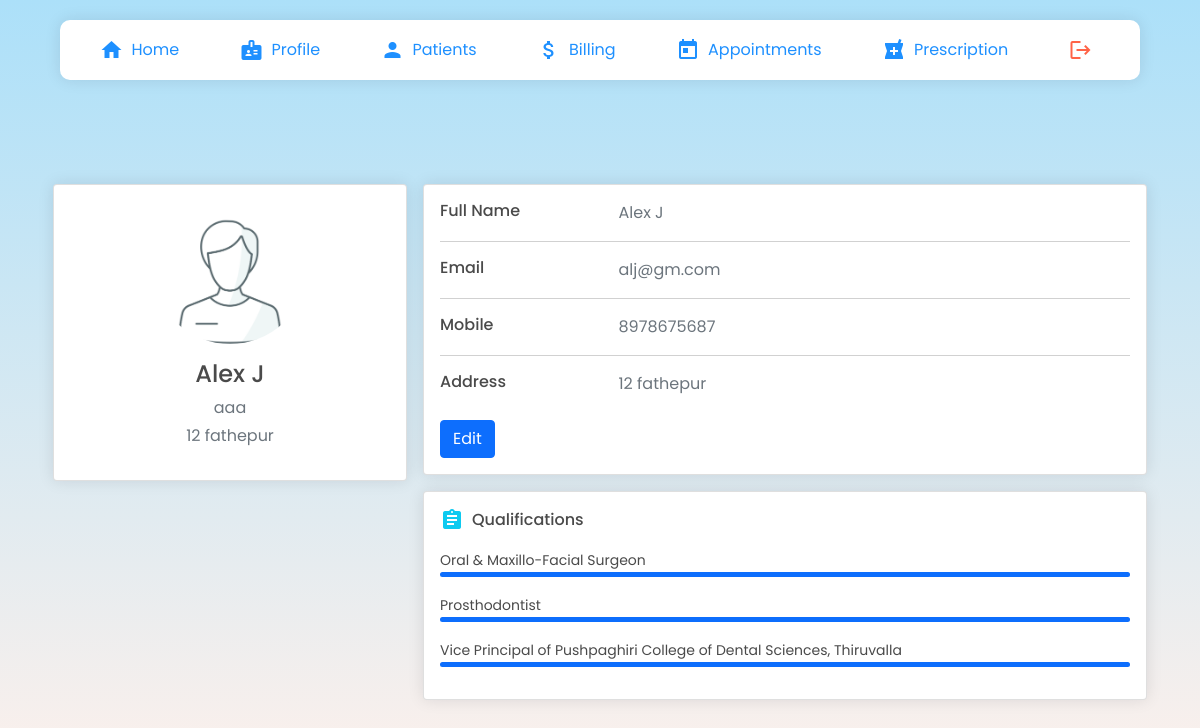
Page /doctors/profile/ (signed in) on the committed database.
### doctors/models.py (models this page shows, shortened)
class Doctors(models.Model):
    ROLE = (
			('Doctor', 'Doctor'),
			('Staff', 'Staff'),
			)
    user = models.OneToOneField(User, on_delete= models.CASCADE, primary_key= True)
    dname = models.CharField(max_length=200, null=True)
    phone = models.CharField(max_length=200, null=True)
    email = models.CharField(max_length=200, null=True)
    date_created = models.DateTimeField(auto_now_add=True, null=True)
    gender= models.CharField(max_length=200, null=True)
    role = models.CharField(max_length=200, null=True,choices=ROLE)
    specialisation = models.CharField(max_length=200, null=True)
    address= models.CharField(max_length=200, null=True)

### doctors/views.py (the view)
# urls.py: path('profile/', views.profile,name="profile"),
@login_required
def profile(request):
    doc = Doctors.objects.get(user_id=request.user)
    return render(request, 'doctors/profile.html', {'doc': doc})

### doctors/templates/doctors/profile.html (shortened to what this page needs)
{% extends "doctors/navbar.html" %} {% load static %} {% block head%}
<link
  rel="stylesheet"
  type="text/css"
  href="{% static 'css/profile.css' %}"
/>
<link href="https://cdn.jsdelivr.net/npm/bootstrap@5.1.3/dist/css/bootstrap.min.css" rel="stylesheet">
{% endblock %} {% block content %}
    <div class="doctorHomeMain">
        <div class="cards">
        <div class="container">
            <div class="main-body">
                  <div class="row gutters-sm">
                    <div class="col-md-4 mb-3">
                      <div class="card">
                        <div class="card-body">
                          <div class="d-flex flex-column align-items-center text-center">
                            <img src="{% static 'img/doctor.png' %}" alt="Admin" class="rounded-circle" width="150">
                            <div class="mt-3">
                              <h4>{{doc.dname}}</h4>
                              <p class="text-secondary mb-1">{{doc.specialisation}}</p>
                              <p class="text-muted font-size-sm">{{doc.address}}</p>
                            </div>
                          </div>
                        </div>
                      </div>
                    </div>
                    <div class="col-md-8">
                      <div class="card mb-3">
                        <div class="card-body">
                          <div class="row">
                            <div class="col-sm-3">
                              <h6 class="mb-0">Full Name</h6>
                            </div>
                            <div class="col-sm-9 text-secondary">
                              {{doc.dname}}
                            </div>
                          </div>
                          <hr>
                          <div class="row">
                            <div class="col-sm-3">
                              <h6 class="mb-0">Email</h6>
                            </div>
                            <div class="col-sm-9 text-secondary">
                              {{doc.email}}
                            </div>
                          </div>
                          <hr>
                          <div class="row">
                            <div class="col-sm-3">
                              <h6 class="mb-0">Mobile</h6>
                            </div>
                            <div class="col-sm-9 text-secondary">
                              {{doc.phone}}
                            </div>
                          </div>
                          <hr>
                          <div class="row">
                            <div class="col-sm-3">
                              <h6 class="mb-0">Address</h6>
                            </div>
                            <div class="col-sm-9 text-secondary">
                                {{doc.address}}
                            </div>
                          </div>
                          <br>
                          <a href="/doctors/profileEdit"><button class="btn btn-primary">Edit</button></a>
                        </div>
                      </div>
                      <div class="row ">
                        <div class="col-sm-12 mb-3">
                          <div class="card h-100">
                            <div class="card-body">
                              <h6 class="d-flex align-items-center mb-3"><i class="material-icons text-info mr-2">assignment</i>Qualifications</h6>
                              <small>Oral & Maxillo-Facial Surgeon</small>
                              <div class="progress mb-3" style="height: 5px">
                                <div class="progress-bar bg-primary" role="progressbar" style="width: 100%" aria-valuenow="100" aria-valuemin="0" aria-valuemax="100"></div>
                              </div>
                              <small>Prosthodontist</small>
                              <div class="progress mb-3" style="height: 5px">
                                <div class="progress-bar bg-primary" role="progressbar" style="width: 100%" aria-valuenow="100" aria-valuemin="0" aria-valuemax="100"></div>
                              </div>
                              <small>Vice Principal of Pushpaghiri College of Dental Sciences, Thiruvalla</small>
                              <div class="progress mb-3" style="height: 5px">
                                <div class="progress-bar bg-primary" role="progressbar" style="width: 100%" aria-valuenow="100" aria-valuemin="0" aria-valuemax="100"></div>
                              </div>
                            </div>
                          </div>
                        </div>
                      </div>
                    </div>
                  </div>
                </div>
            </div>
        </div>
    </body>
    {% endblock %}

### static/css/style.css (style rules this page uses)
body { margin: 0; padding: 0; box-sizing: border-box; font-family: "Poppins"; text-decoration: none; list-style-type: none; }
.doctorHomeMain { width: 100vw; min-height: 100vh; background-image: linear-gradient(to top, #fff1eb 0%, #ace0f9 100%); overflow-x: hidden; display: flex; align-items: center; justify-content: center; flex-direction: column; }

### static/css/register.css (style rules this page uses)
* { margin: 0; padding: 0; box-sizing: border-box; font-family: "Poppins", sans-serif; }
body { height: 100vh; background-image: linear-gradient(to top, #fff1eb 0%, #ace0f9 100%); overflow: auto; width: 100%; margin-top: 0%; align-items: center; justify-content: center; }

### static/css/profile.css (style rules this page uses)
body { margin: 0; padding: 0; box-sizing: border-box; font-family: "Poppins"; text-decoration: none; list-style-type: none; overflow-x: hidden; }
.doctorHomeMain { width: 100vw; min-height: 100vh; background-image: linear-gradient(to top, #fff1eb 0%, #ace0f9 100%); overflow-x: hidden; display: flex; align-items: center; justify-content: center; flex-direction: column; }
.main-body { padding: 15px; margin-top: 100px; }
.cards { width: 100%; }
.card { box-shadow: rgba(17, 17, 26, 0.1) 0px 0px 16px; }
.card { position: relative; display: flex; flex-direction: column; min-width: 0; word-wrap: break-word; background-color: #fff; background-clip: border-box; border: 0 solid rgba(0, 0, 0, 0.125); border-radius: 0.25rem; }
.card-body { flex: 1 1 auto; min-height: 1px; padding: 1rem; }
.gutters-sm { margin-right: -8px; margin-left: -8px; }
.gutters-sm > .col, .gutters-sm > [class*="col-"] { padding-right: 8px; padding-left: 8px; }
.mb-3, .my-3 { margin-bottom: 1rem !important; }

### rows in the picture
Doctors: dname "Alex J", specialisation "aaa", address "12 fathepur", email "alj@gm.com", phone "8978675687"
